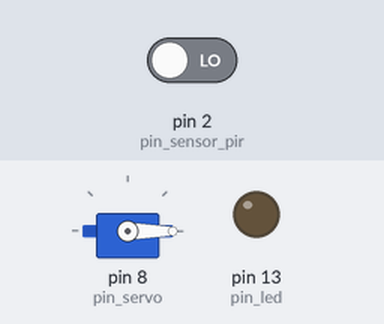
This sketch was run on a simulated Arduino Uno, built with avr-gcc and run on an emulated ATmega328P. On the bench: servo, output pins drawn as LEDs (lit = HIGH). The test bench sets the inputs (shaded band); at power-on: pin 2 (pin_sensor_pir) LOW.

Above: at 1.2 s.
1.3 s: pin 2 (pin_sensor_pir) driven HIGH
At 1.45 s:
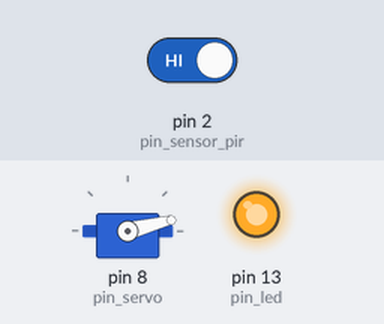
At 2.05 s:
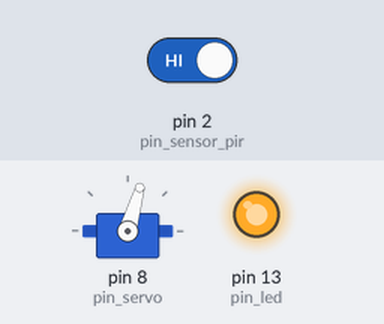
Timing chart, 0 to 13.3 s (numbered marks = the images above; inputs shaded):
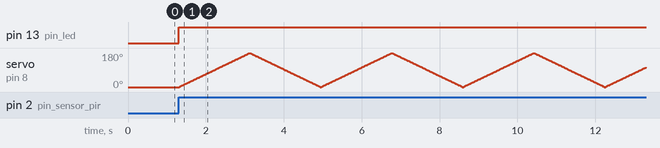

The sketch:

circuito.ino
```cpp
#include <Servo.h>

int pos = 0;

int pin_sensor_pir = 2;
int pin_servo = 8;
int pin_led = 13;

Servo miServo;

void vueltasServo(int vueltas) {

  for (int vuelta = 0; vuelta < vueltas; vuelta++){

    for (pos = 0; pos <= 180; pos += 1) {
      miServo.write(pos);
      delay(10);
    }

    for (pos = 180; pos >= 0; pos -= 1) {
      miServo.write(pos);
      delay(10);
    }

  }
}

void setup() {
  pinMode(pin_sensor_pir, INPUT);
  pinMode(pin_led, OUTPUT);
  miServo.attach(pin_servo);
  miServo.write(0);
}

void loop() {

  if (digitalRead(pin_sensor_pir) == HIGH) {
    digitalWrite(pin_led, HIGH);
    vueltasServo(3);
  }

  else {
    digitalWrite(pin_led, LOW);
  }
}
```
